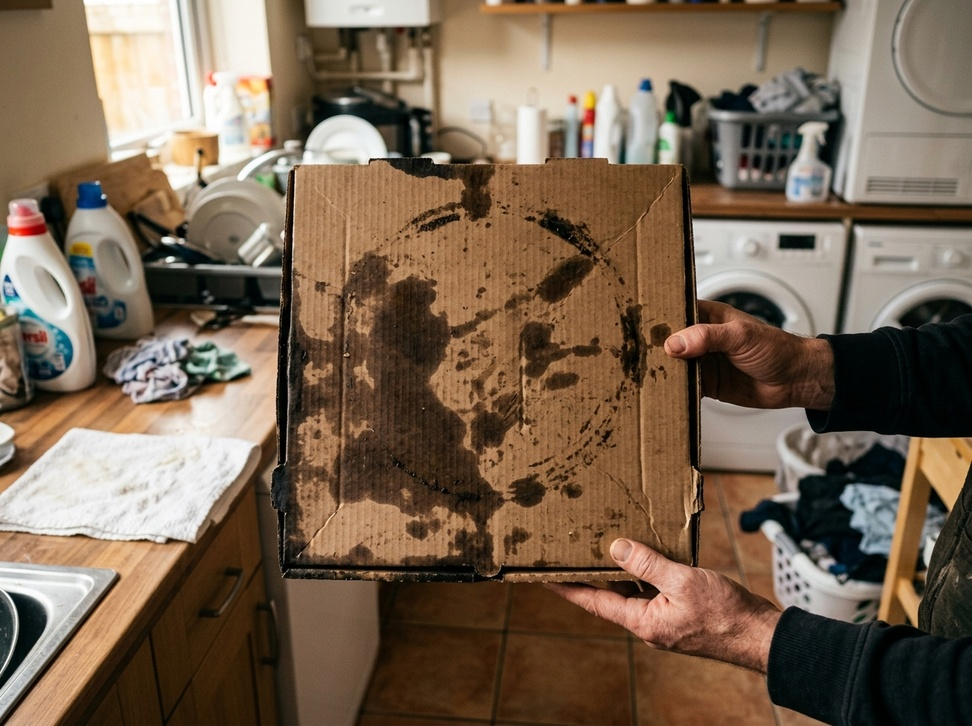
#> input picture assets/pizza_box.jpg, 972 x 726 px, shrunk from 1200 x 896 before the run
$ python test_stain.py
#> lines starting #> are read from the running program, lines starting #| are printed output that depends on the picture; after the words box and inside, x2 and y2 are one past the last pixel; in counts of white or black regions, pixels touching at a corner belong together
from PIL import Image
import numpy as np

img = Image.open('assets/pizza_box.jpg').convert('RGB')
#> img is the input picture: PIL image 972x726 RGB; mean R, G, B 121.5, 101.8, 82.5
w, h = img.size
#> w = 972; h = 726
print('Image dimensions:', w, h)
#| Image dimensions: 972 726

# Sample the center box area (0.28 to 0.72 width, 0.20 to 0.80 height)
box = img.crop((int(w * 0.25), int(h * 0.15), int(w * 0.75), int(h * 0.85)))
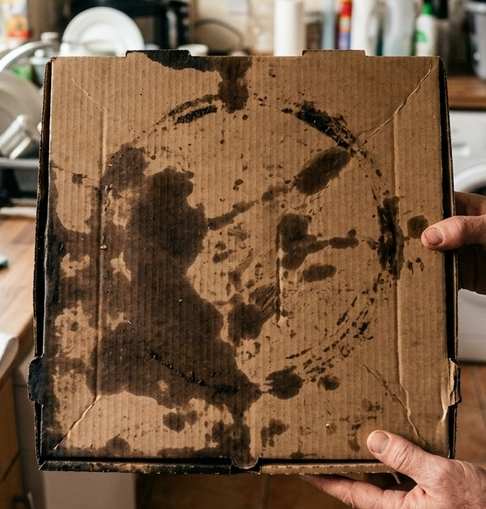
#> box: PIL image 486x509 RGB; mean R, G, B 119.6, 90.3, 65.4
arr = np.array(box, dtype=np.float32)

r, g, b = arr[:,:,0], arr[:,:,1], arr[:,:,2]
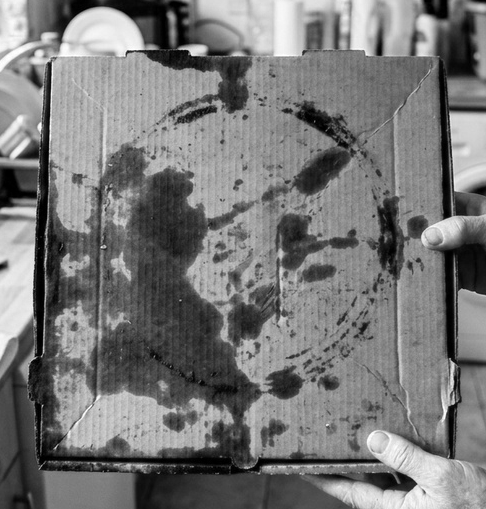
#> r: shape (509, 486) float32; min 0, max 255, mean 119.6
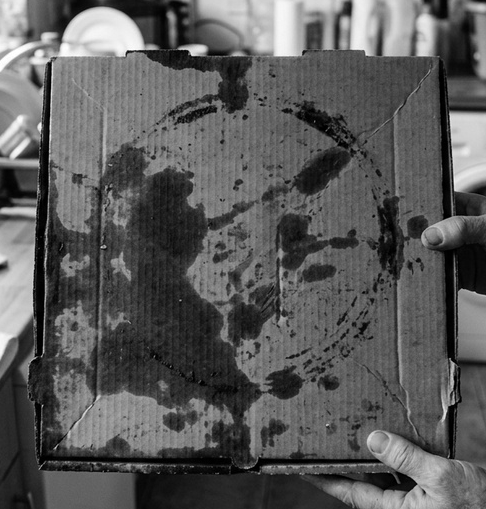
#> g: shape (509, 486) float32; min 0, max 255, mean 90.3
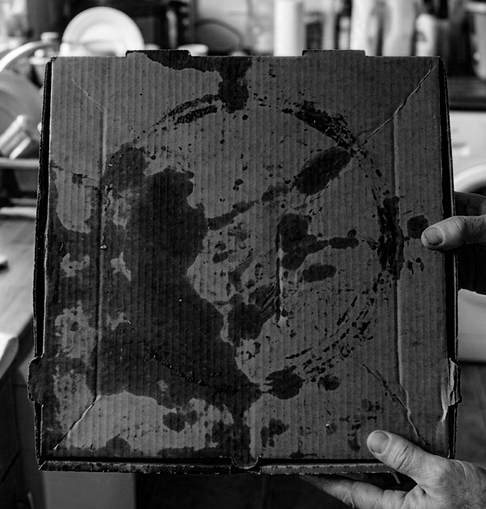
#> b: shape (509, 486) float32; min 0, max 255, mean 65.4
# Mean cardboard color
brightness = (r + g + b) / 3.0

# Oily stain pixels: dark brown grease spots
stain = (brightness < 115) & (r > b) & (brightness > 20)
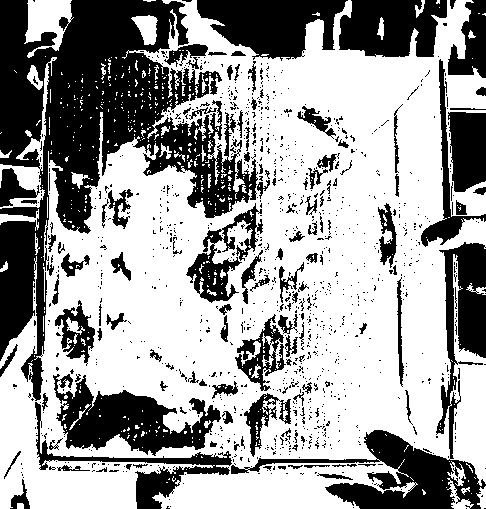
#> stain: shape (509, 486) bool; 62.1% white; 1123 black regions (1002 under 20 px), largest, box (x1, y1, x2, y2) and area: (0, 0, 258, 401) 37108, (231, 242, 486, 509) 11479, (53, 374, 221, 456) 6550
stain_pct = (np.sum(stain) / (arr.shape[0] * arr.shape[1])) * 100
#> stain_pct = 62.09
print('Stain percentage in pizza box crop:', round(stain_pct, 2))
#| Stain percentage in pizza box crop: 62.09

$ run again, with assets/phone_charge.jpg copied over assets/pizza_box.jpg
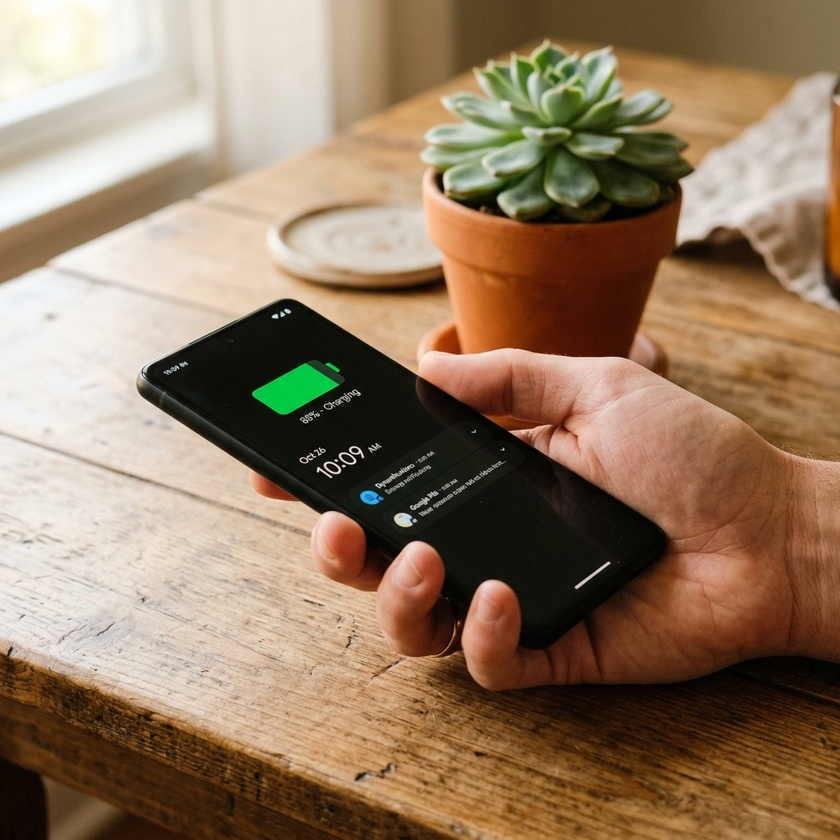
#> input picture assets/phone_charge.jpg, 840 x 840 px, shrunk from 1024 x 1024 before the run
#> img is the input picture: PIL image 840x840 RGB; mean R, G, B 147.3, 122.5, 97.9
#| Image dimensions: 840 840
#> `brightness = (r + g + b) / 3.0`:
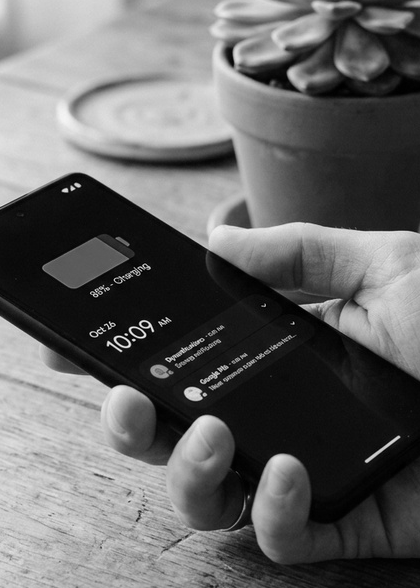
#> brightness: shape (588, 420) float32; min 0, max 245.3, mean 101.5
#> `stain = (brightness < 115) & (r > b) & (brightness > 20)`:
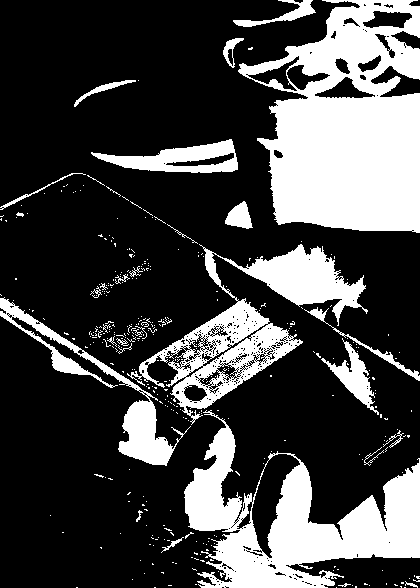
#> stain: shape (588, 420) bool; 27.5% white; 363 white regions (331 under 20 px), largest, box (x1, y1, x2, y2) and area: (238, 0, 420, 233) 27400, (184, 410, 420, 588) 17387, (127, 244, 368, 425) 11249
#> stain_pct = 27.5
#| Stain percentage in pizza box crop: 27.5
